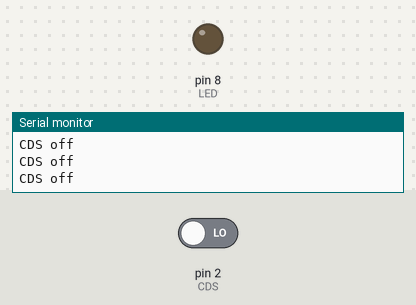
Simulated run of this sketch. Board: Arduino Uno, built with avr-gcc and run on an emulated ATmega328P. Parts: output pins drawn as LEDs (lit = HIGH), the last lines printed to the serial monitor. The inputs (shaded band) are chosen by the test bench; at power-on: pin 2 (CDS) LOW.

Above: at 1.8 s.
1.9 s: pin 2 (CDS) driven HIGH
At 2.9 s:
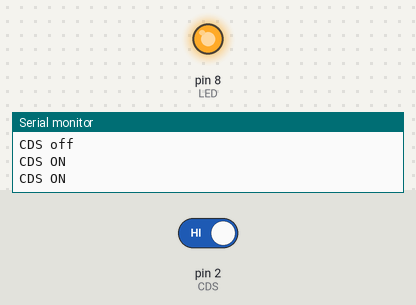
3.5 s: pin 2 (CDS) driven LOW
At 4.1 s:
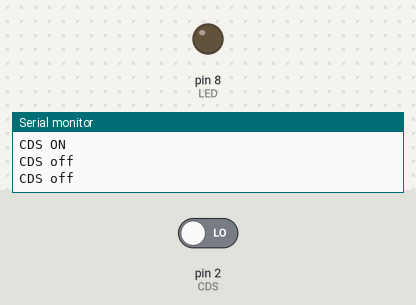
Timing chart, 0 to 6.5 s (numbered marks = the images above; inputs shaded):
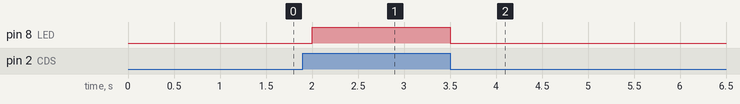

Measured:
- after the input at 1.9 s, pin 8 (LED): LOW → HIGH after 0.10 s
- after the input at 3.5 s, pin 8 (LED): HIGH → LOW at once

The sketch:

LED_CDS_sensor.ino
```cpp
#define CDS 2
#define LED 8

void setup() {
  Serial.begin(9600);
  pinMode(CDS, INPUT);
  pinMode(LED,OUTPUT);
}

void loop() {
  if (digitalRead(CDS) == HIGH) {
    Serial.println("CDS ON");
    digitalWrite(LED,HIGH);
  }else{
    Serial.println("CDS off");
    digitalWrite(LED,LOW);

  }
 delay(500);
}
```
